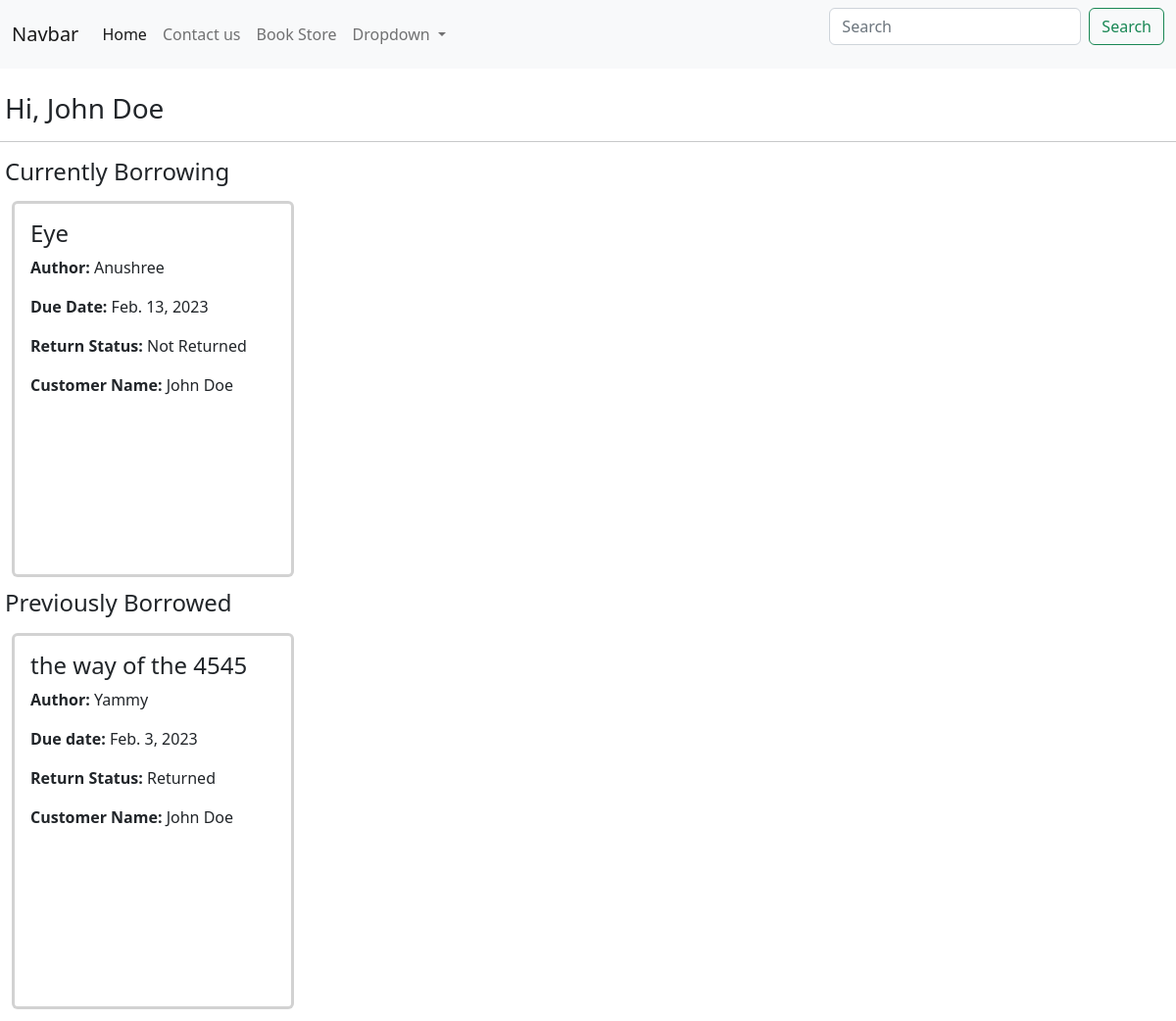
Screenshot of /customer/1 with the database file from the repository.
### Library/models.py (models this page shows)
class Customer(models.Model):
    id = models.AutoField(primary_key=True)
    name = models.CharField(max_length=60)

class Borrow(models.Model):
    customer = models.ForeignKey(Customer, on_delete=models.CASCADE)
    book = models.ForeignKey(Book, on_delete=models.CASCADE)
    is_returned = models.BooleanField(default=False)
    due_date = models.DateField()

class Book(models.Model):
    title = models.CharField(max_length=40) # charfields have to have a max length
    author = models.CharField(max_length=40)
    genre = models.TextField(default="Romance")
    year = models.IntegerField()
    inventory = models.IntegerField()
    id = models.AutoField(primary_key=True)

### Library/views.py (the view)
# urls.py: path('customer/<int:id>', customer, name='customer'),
def customer(request, id):
    cust = Customer.objects.get(id=id)
    not_returned = Borrow.objects.filter(customer=id, is_returned = False)
    returned = Borrow.objects.filter(customer = id, is_returned = True)
    return render(request, 'customer.html', {'not_returned':not_returned, 'returned' :returned, 'cust':cust})

### Library/templates/customer.html (shortened to what this page needs)
{% extends 'base.html' %}
{% block content %}
<br>
<h3 style="padding-left:5px;">Hi, {{ cust.name }}</h3>
<hr>
<h4><p style="padding-left:5px;">Currently Borrowing</p></h4>
{% for b in not_returned %}
<div class="card" style="width: 18rem; height:24rem; float:none;">
    <div class="card-body">
        <h4 class="card-text">{{ b.book.title }}</h4>
        <p class="card-text"><b>Author: </b>{{b.book.author}} <br> </p>
        <p class="card-text"><b>Due Date: </b>{{b.due_date}} <br> </p>
        <p class="card-text"><b>Return Status: </b> Not Returned</p>
        <p class="card-text"><b> Customer Name: </b>{{b.customer.name}}</p>
    </div>
</div>
{% endfor %}
<h4><p style="padding-left:5px;">Previously Borrowed</p></h4>
{% for b in returned %}
<div class="card" style="width: 18rem; height:24rem; float:none;">
    <div class="card-body">
        <h4 class="card-text">{{ b.book.title }}</h4>
        <p class="card-text"><b>Author: </b>{{b.book.author}} <br> </p>
        <p class="card-text"><b>Due date: </b>{{b.due_date}} <br> </p>
        <p class="card-text"><b>Return Status: </b>Returned</p>
        <p class="card-text"><b> Customer Name: </b>{{b.customer.name}}</p>
    </div>
</div>
{% endfor %}
{% endblock %}

### Library/templates/base.html (style rules this page uses)
.card { float:left; margin:1%; border-width: 3px; max-width: 40%; }

### rows the page displays
Customer: name "John Doe"
Borrow: book "Eye", book.author "Anushree", due_date "Feb. 13, 2023", customer.name "John Doe"
Borrow: book "the way of the 4545", book.author "Yammy", due_date "Feb. 3, 2023", customer.name "John Doe"
